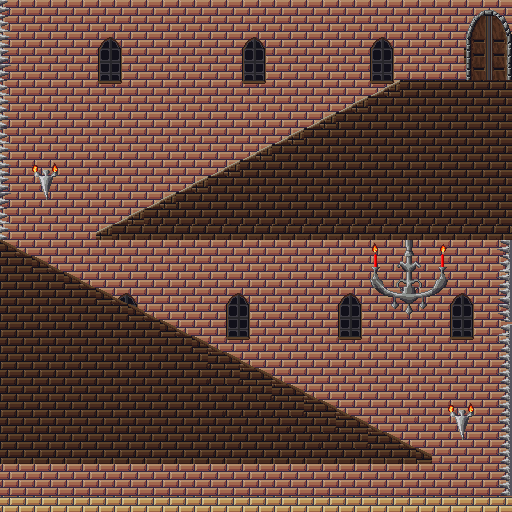

This game map was drawn from its Tiled (.tmx) file and the tilesets committed beside it. A one-line description and the trimmed map source follow:
An orthogonal 32x32 tile map with 16x16 px tiles, 4 tile layers (landscape, decor2, decor, landscape2), 3 tilesets.

<map version="1.0" tiledversion="1.1.6" orientation="orthogonal" renderorder="right-down" width="32" height="32" tilewidth="16" tileheight="16" infinite="0" nextobjectid="1">
 <tileset firstgid="1" name="castle_tileset_part1" tilewidth="16" tileheight="16" spacing="2" margin="1" tilecount="2072" columns="28">
  <image source="castle_tileset_part1.png" width="512" height="1344" />
 </tileset>
 <tileset firstgid="2073" name="castle_tileset_part2" tilewidth="16" tileheight="16" spacing="2" margin="1" tilecount="1036" columns="28">
  <image source="castle_tileset_part2.png" width="512" height="672" />
 </tileset>
 <tileset firstgid="3109" name="castle_tileset_part3" tilewidth="16" tileheight="16" spacing="2" margin="1" tilecount="588" columns="28">
  <image source="castle_tileset_part3.png" width="512" height="384" />
 </tileset>
 <layer name="landscape" width="32" height="32">
  <data>[1024 cells, 1024 non-empty, 3 distinct tile ids]</data>
 </layer>
 <layer name="decor2" width="32" height="32">
  <data>[1024 cells, 6 non-empty, 3 distinct tile ids]</data>
 </layer>
 <layer name="decor" width="32" height="32">
  <data>[1024 cells, 153 non-empty, 82 distinct tile ids]</data>
 </layer>
 <layer name="landscape2" width="32" height="32">
  <data>[1024 cells, 426 non-empty, 10 distinct tile ids]</data>
 </layer>
</map>
